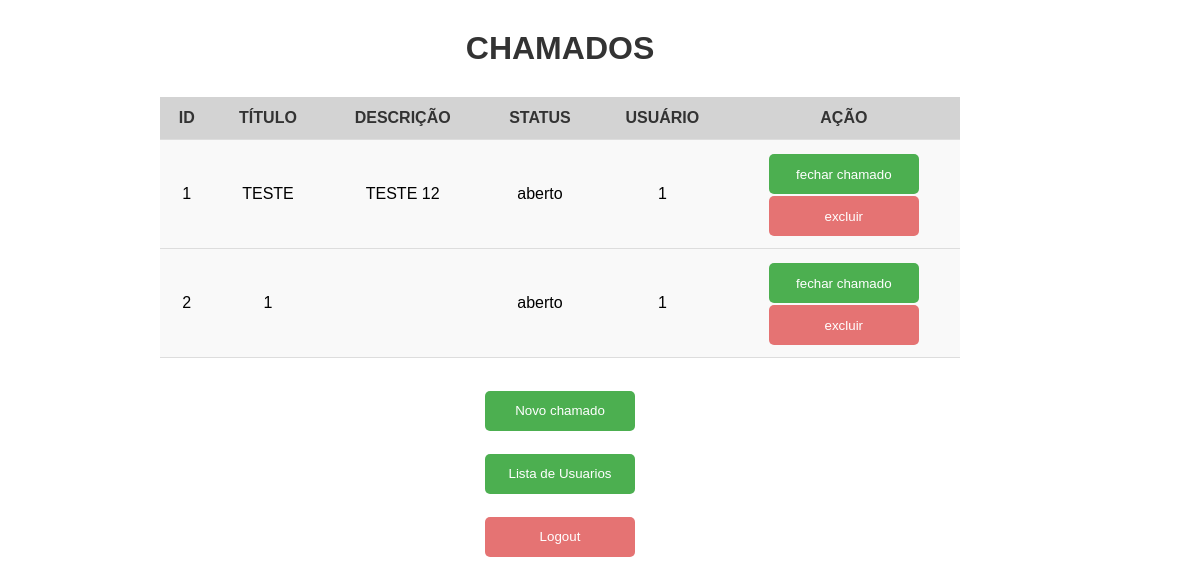
Page /dashboard (signed in) on the earlier database version.
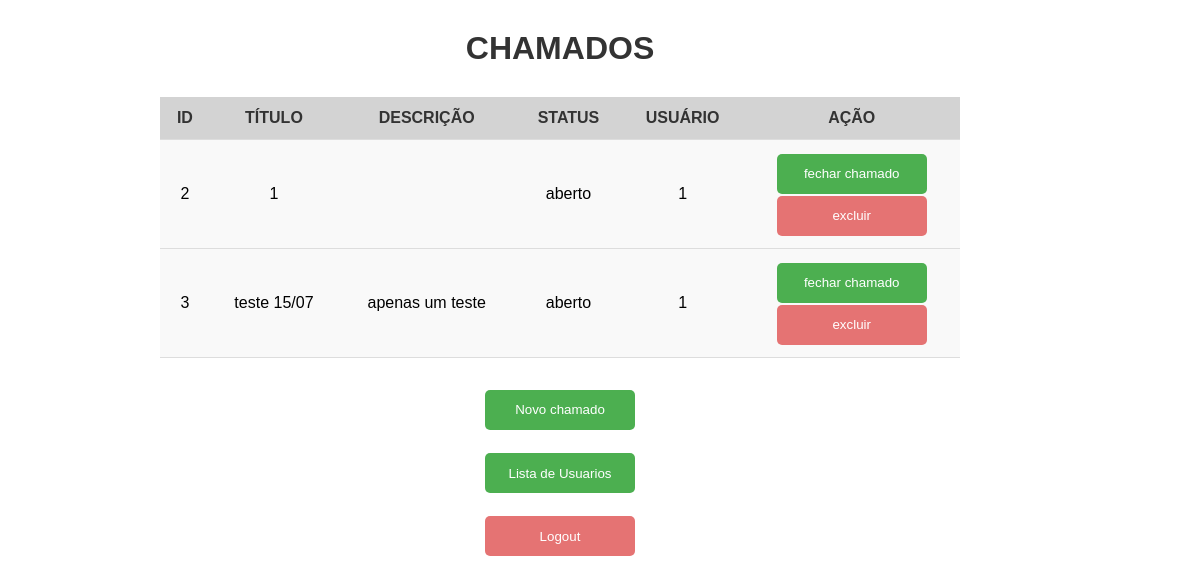
Same page on the later database version.
### app/models/chamado.py (models this page shows)
class Chamado(db.Model):
    id = db.Column(db.Integer, primary_key=True)
    titulo = db.Column(db.String(100), nullable=False)
    descricao = db.Column(db.Text, nullable=False)
    status = db.Column(db.String(50), default='aberto')
    data_criacao = db.Column(db.DateTime, default=datetime.utcnow)
    usuario_id = db.Column(db.Integer, db.ForeignKey('user.id'))

### app/controllers/chamado_controller.py (the view)
@bp.route('/dashboard')
@login_required
def dashboard():
    chamados = Chamado.query.all()
    return render_template('dashboard.html', chamados=chamados)

### app/controllers/auth_controller.py (called while the page is built)
@login_manager.user_loader
def load_user(user_id):
    return User.query.get(int(user_id))

### app/templates/dashboard.html (shortened to what this page needs)
<!DOCTYPE html>
<html>
<head>
    <link rel="stylesheet" href="../static/style.css">
</head>
<body>
    <h1>Chamados</h1>
    <table>
        <tr>
            <th>ID</th>
            <th>TÍTULO</th>
            <th id="descTab">DESCRIÇÃO</th>
            <th>STATUS</th>
            <th>USUÁRIO</th>
            <th>AÇÃO</th>
        </tr>
        {% for chamado in chamados %}
        <tr>
            <td>{{ chamado.id }}</td>
            <td>{{ chamado.titulo }}</td>
            <td>{{ chamado.descricao }}</td>
            <td>{{ chamado.status }}</td>
            <td>{{ chamado.usuario_id }}</td>
            <td id="tabAction">
                <button id="btnDash" onclick="fecharChamado({{ chamado.id }})">fechar chamado</button>
                <button id="btnExclude" onclick="excluirChamado({{ chamado.id }})">excluir</button>
            </td>
        </tr>
        {% endfor %}
    </table>
    <div id="btnDiv">
        <a href="/chamado/novo">
            <button id="btnDash">Novo chamado</button>
        </a>
        <a href="/listar">
            <button id="btnDash">Lista de Usuarios</button>
        </a>
        <a href="/logout">
            <button id="btnCancel">Logout</button>
        </a>
    </div>
</body>
</html>

### app/static/style.css (style rules this page uses)
body { display: flex; flex-direction: column; width: 90%; height: 100%; align-items: center; font-family: Arial, sans-serif; margin: 20px; gap: 1%; }
h1 { font-weight: bold; text-transform: uppercase; margin: 10px 0; color: #333; }
#btnDiv { align-items: center; width: 100%; display: flex; flex-direction: column; justify-content: space-around; gap: 0px; }
button { align-self: center; margin-top: 1%; padding: 10px 15px; width: 150px; height: 40px; border: none; border-radius: 5px; color: white; cursor: pointer; transition: background-color 0.3s ease; }
#btnDash, #btn { background-color: #4CAF50; }
#btnCancel, #btnExclude { background-color: #e57373; width: 150px; height: 40px; }
a { text-decoration: none; color: #4CAF50; margin: 1%; }
table { width: 100%; max-width: 800px; border-collapse: collapse; margin: 20px 0; }
th { background-color: #d3d3d3; color: #333; padding: 12px; text-align: center; }
tr { background-color: #f9f9f9; border-bottom: 1px solid #ddd; }
td { padding: 12px; text-align: center; }
#tabAction { display: flex; flex-direction: column; align-content: center; align-self: center; align-items: center; justify-content: space-between; }

Differences in the rows shown:
removed Chamado: id "1", titulo "TESTE", descricao "TESTE 12", status "aberto", usuario_id "1"
added Chamado: id "3", titulo "teste 15/07", descricao "apenas um teste", status "aberto", usuario_id "1"
